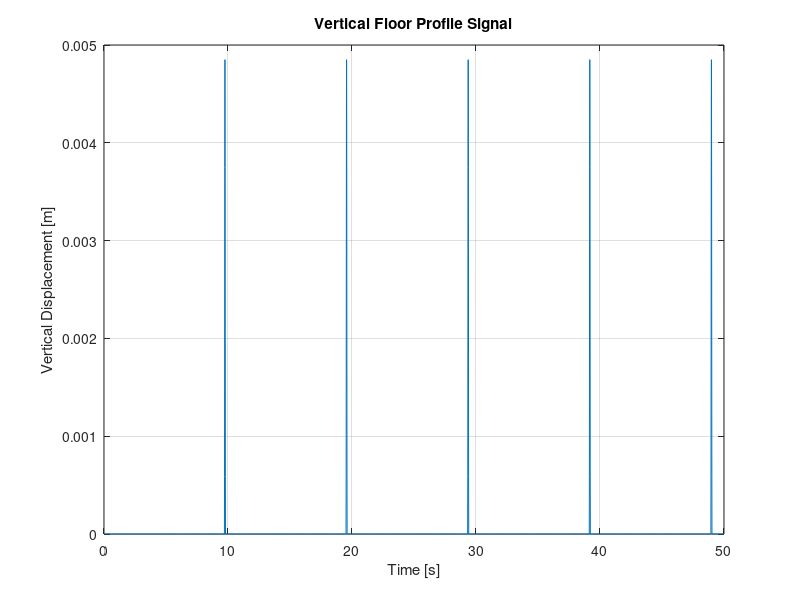

This chart was generated by the following MATLAB code:
mass = 30;
heigth = 1;
radius_body = 0.25;
radius_wheel = 0.05;

%% MATLAB FLOOR PLAN
L_groove = 0.01;       % groove length [m] (1 cm)
depth = 0.005;         % groove depth [m] (0.5 cm)
tile_size = 1 %0.3048;       % tile length [m]
total_distance = 5.0;  % total distance robot travels [m]
v_robot = 0.10;         % robot speed [m/s] --> define this!
measuring = 1000;      % m to mm for plotting

% Generate 1 groove profile (haversine)
dx = linspace(0, L_groove, L_groove*measuring);
z_groove = depth * (1 - cos(2*pi*dx/L_groove))/2;

% Generate 1 flat tile segment
L_flat = tile_size;
dx_flat = linspace(0, L_flat, L_flat * measuring);
z_flat = zeros(size(dx_flat));

% Repeat for full path
n_tiles = floor(total_distance / (tile_size + L_groove));

% initialize path
path = [];

while length(path) < total_distance * measuring
    path = [path, z_flat, z_groove];
end

% Add final flat if needed to reach exact distance
remaining_length = total_distance - n_tiles * (tile_size + L_groove);
if remaining_length > 0
    dx_remaining = linspace(0, remaining_length, 100);
    z_remaining = zeros(size(dx_remaining));
    path = [path, z_remaining];
end

% Compute time vector
total_time = total_distance / v_robot;
t = linspace(0, total_time, length(path));

% Plot
figure
plot(t, path)
xlabel('Time [s]')
ylabel('Vertical Displacement [m]')
title('Vertical Floor Profile Signal')
grid on




